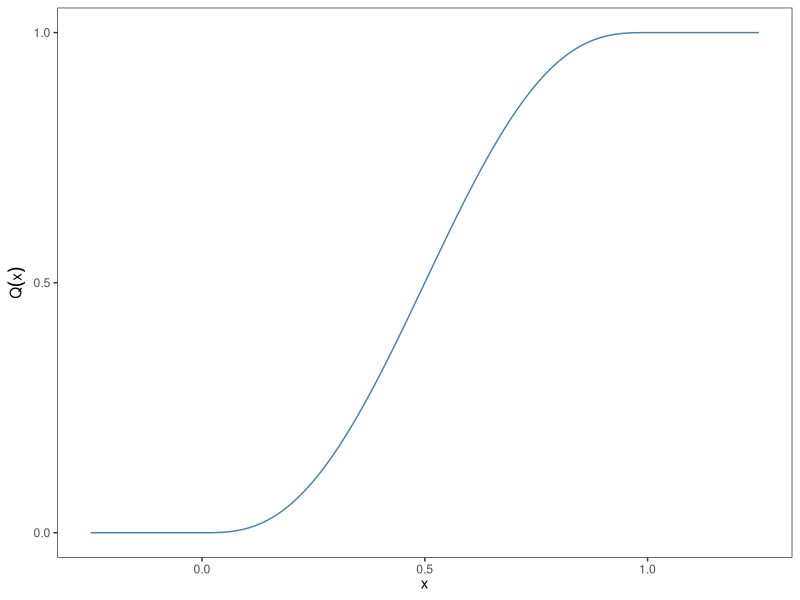

Write R code to recreate this figure.
library(tidyverse)

smoothstep <- function(n) ifelse(n < 1, (n > 0) * (n^3*(10+n*(-15+6*n))), 1)

tibble(x = seq(-0.25, 1.25, l=501)) %>%
  mutate(q = smoothstep(x)) %>%
  ggplot(aes(x = x, y = q)) +
  geom_line(colour = "steelblue") +
  scale_x_continuous(name = expression(paste(x))) +
  scale_y_continuous(name = expression(paste(Q(x))), breaks = c(0, 0.5, 1)) +
  theme_bw() +
  theme(panel.grid = element_blank())
#ggsave("../../figures/smoothstep.pdf", width = 4, height = 3)
